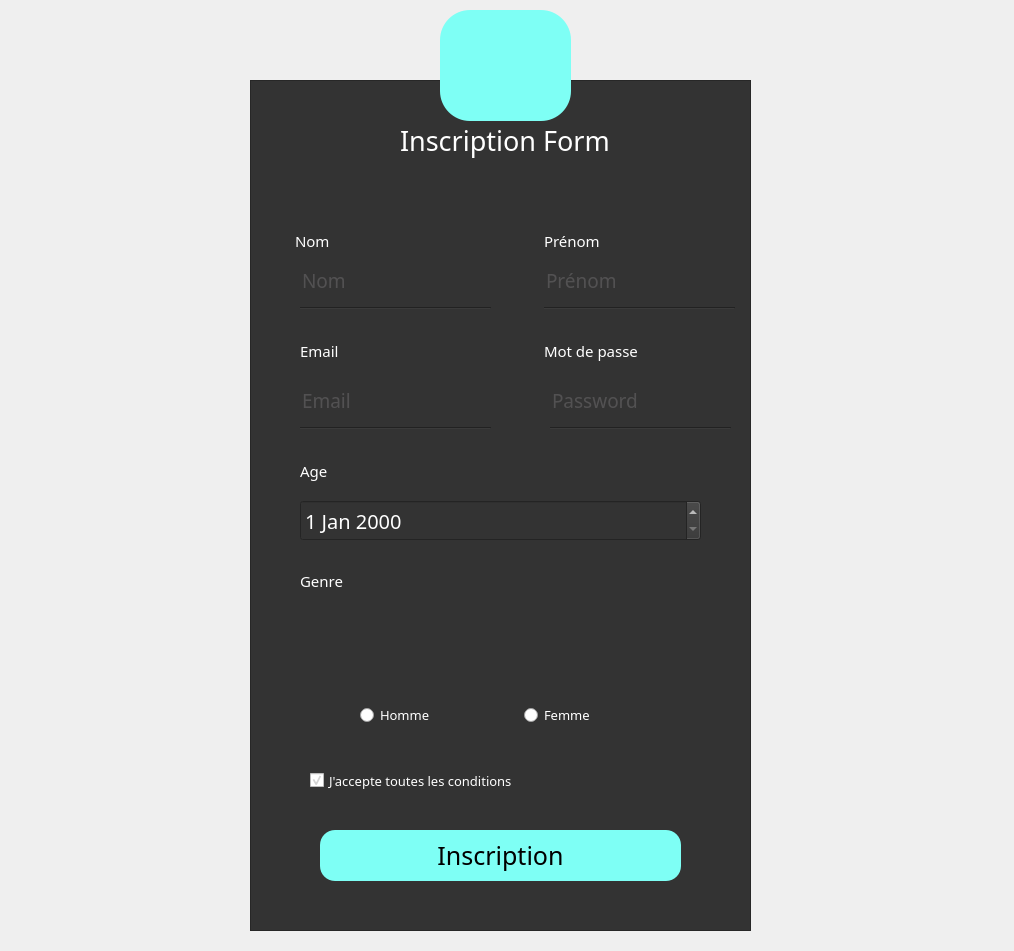
<?xml version="1.0" encoding="UTF-8"?>
<ui version="4.0">
 <class>MainWindow</class>
 <widget class="QMainWindow" name="MainWindow">
  <property name="geometry">
   <rect>
    <x>0</x>
    <y>0</y>
    <width>1014</width>
    <height>951</height>
   </rect>
  </property>
  <property name="minimumSize">
   <size>
    <width>1014</width>
    <height>951</height>
   </size>
  </property>
  <property name="maximumSize">
   <size>
    <width>1014</width>
    <height>951</height>
   </size>
  </property>
  <property name="windowTitle">
   <string>ChatRoom</string>
  </property>
  <property name="windowIcon">
   <iconset resource="img.qrc">
    <normaloff>:/img/img.png</normaloff>:/img/img.png</iconset>
  </property>
  <property name="styleSheet">
   <string notr="true">QFrame
{
	background:#333;
	
	
}
#MainWindow{
background: url(:/img/image.jpg);
}

QPushButton 
{
background:#7efff5;
color:black;
border-radius:15px;
}
QToolButton
{
background:#7efff5;
border-radius:30px;
}
QLabel
{
color:white;
}
QPushButton:hover
{
background:#f19066;
color:black;
border-radius:15px;
}
QLineEdit
{
background:transparent;
border:none;
color:#717072;
border-bottom:1px sold #717072;
}</string>
  </property>
  <widget class="QWidget" name="centralwidget">
   <widget class="QFrame" name="frame">
    <property name="geometry">
     <rect>
      <x>250</x>
      <y>80</y>
      <width>501</width>
      <height>851</height>
     </rect>
    </property>
    <property name="font">
     <font>
      <pointsize>17</pointsize>
     </font>
    </property>
    <property name="frameShape">
     <enum>QFrame::StyledPanel</enum>
    </property>
    <property name="frameShadow">
     <enum>QFrame::Raised</enum>
    </property>
    <widget class="QLabel" name="label">
     <property name="geometry">
      <rect>
       <x>150</x>
       <y>40</y>
       <width>211</width>
       <height>41</height>
      </rect>
     </property>
     <property name="font">
      <font>
       <family>century gothic</family>
       <pointsize>20</pointsize>
       <weight>50</weight>
       <bold>false</bold>
      </font>
     </property>
     <property name="text">
      <string>Inscription Form</string>
     </property>
    </widget>
    <widget class="QPushButton" name="pushButton">
     <property name="geometry">
      <rect>
       <x>70</x>
       <y>750</y>
       <width>361</width>
       <height>51</height>
      </rect>
     </property>
     <property name="font">
      <font>
       <family>Century Gothic</family>
       <pointsize>19</pointsize>
       <weight>50</weight>
       <italic>false</italic>
       <bold>false</bold>
       <underline>false</underline>
       <strikeout>false</strikeout>
      </font>
     </property>
     <property name="cursor">
      <cursorShape>PointingHandCursor</cursorShape>
     </property>
     <property name="text">
      <string>Inscription</string>
     </property>
    </widget>
    <widget class="QLineEdit" name="name_lineEdit">
     <property name="geometry">
      <rect>
       <x>50</x>
       <y>180</y>
       <width>191</width>
       <height>41</height>
      </rect>
     </property>
     <property name="font">
      <font>
       <family>Century Gothic</family>
       <pointsize>14</pointsize>
      </font>
     </property>
     <property name="placeholderText">
      <string>Nom</string>
     </property>
    </widget>
    <widget class="QLineEdit" name="pass_lineEdit">
     <property name="geometry">
      <rect>
       <x>300</x>
       <y>300</y>
       <width>181</width>
       <height>41</height>
      </rect>
     </property>
     <property name="font">
      <font>
       <family>Century Gothic</family>
       <pointsize>14</pointsize>
      </font>
     </property>
     <property name="text">
      <string/>
     </property>
     <property name="echoMode">
      <enum>QLineEdit::Password</enum>
     </property>
     <property name="placeholderText">
      <string>Password</string>
     </property>
    </widget>
    <widget class="QLabel" name="label_2">
     <property name="geometry">
      <rect>
       <x>45</x>
       <y>140</y>
       <width>71</width>
       <height>41</height>
      </rect>
     </property>
     <property name="font">
      <font>
       <family>Century Gothic</family>
       <pointsize>11</pointsize>
      </font>
     </property>
     <property name="text">
      <string>Nom</string>
     </property>
    </widget>
    <widget class="QLabel" name="label_3">
     <property name="geometry">
      <rect>
       <x>294</x>
       <y>250</y>
       <width>111</width>
       <height>41</height>
      </rect>
     </property>
     <property name="font">
      <font>
       <family>Century Gothic</family>
       <pointsize>11</pointsize>
      </font>
     </property>
     <property name="text">
      <string>Mot de passe</string>
     </property>
    </widget>
    <widget class="Line" name="line_2">
     <property name="geometry">
      <rect>
       <x>300</x>
       <y>340</y>
       <width>181</width>
       <height>16</height>
      </rect>
     </property>
     <property name="orientation">
      <enum>Qt::Horizontal</enum>
     </property>
    </widget>
    <widget class="Line" name="line_3">
     <property name="geometry">
      <rect>
       <x>50</x>
       <y>220</y>
       <width>191</width>
       <height>16</height>
      </rect>
     </property>
     <property name="orientation">
      <enum>Qt::Horizontal</enum>
     </property>
    </widget>
    <widget class="QLabel" name="label_4">
     <property name="geometry">
      <rect>
       <x>130</x>
       <y>150</y>
       <width>251</width>
       <height>41</height>
      </rect>
     </property>
     <property name="font">
      <font>
       <family>Century Gothic</family>
       <pointsize>11</pointsize>
      </font>
     </property>
     <property name="styleSheet">
      <string notr="true">color: rgb(255, 0, 0);</string>
     </property>
     <property name="text">
      <string/>
     </property>
    </widget>
    <widget class="QLineEdit" name="prenom_lineEdit">
     <property name="geometry">
      <rect>
       <x>294</x>
       <y>180</y>
       <width>181</width>
       <height>41</height>
      </rect>
     </property>
     <property name="font">
      <font>
       <family>Century Gothic</family>
       <pointsize>14</pointsize>
      </font>
     </property>
     <property name="placeholderText">
      <string>Prénom</string>
     </property>
    </widget>
    <widget class="Line" name="line_4">
     <property name="geometry">
      <rect>
       <x>294</x>
       <y>220</y>
       <width>191</width>
       <height>16</height>
      </rect>
     </property>
     <property name="orientation">
      <enum>Qt::Horizontal</enum>
     </property>
    </widget>
    <widget class="QLabel" name="label_5">
     <property name="geometry">
      <rect>
       <x>294</x>
       <y>140</y>
       <width>71</width>
       <height>41</height>
      </rect>
     </property>
     <property name="font">
      <font>
       <family>Century Gothic</family>
       <pointsize>11</pointsize>
      </font>
     </property>
     <property name="text">
      <string>Prénom</string>
     </property>
    </widget>
    <widget class="Line" name="line_5">
     <property name="geometry">
      <rect>
       <x>50</x>
       <y>340</y>
       <width>191</width>
       <height>16</height>
      </rect>
     </property>
     <property name="orientation">
      <enum>Qt::Horizontal</enum>
     </property>
    </widget>
    <widget class="QLineEdit" name="email_lineEdit">
     <property name="geometry">
      <rect>
       <x>50</x>
       <y>300</y>
       <width>191</width>
       <height>41</height>
      </rect>
     </property>
     <property name="font">
      <font>
       <family>Century Gothic</family>
       <pointsize>14</pointsize>
      </font>
     </property>
     <property name="placeholderText">
      <string>Email</string>
     </property>
    </widget>
    <widget class="QLabel" name="label_6">
     <property name="geometry">
      <rect>
       <x>50</x>
       <y>250</y>
       <width>71</width>
       <height>41</height>
      </rect>
     </property>
     <property name="font">
      <font>
       <family>Century Gothic</family>
       <pointsize>11</pointsize>
      </font>
     </property>
     <property name="text">
      <string>Email</string>
     </property>
    </widget>
    <widget class="QDateEdit" name="dateEdit">
     <property name="geometry">
      <rect>
       <x>50</x>
       <y>420</y>
       <width>401</width>
       <height>41</height>
      </rect>
     </property>
     <property name="font">
      <font>
       <family>Century Gothic</family>
       <pointsize>15</pointsize>
      </font>
     </property>
     <property name="styleSheet">
      <string notr="true">background:#333;
color: rgb(255, 255, 255);</string>
     </property>
    </widget>
    <widget class="QLabel" name="label_8">
     <property name="geometry">
      <rect>
       <x>100</x>
       <y>520</y>
       <width>111</width>
       <height>91</height>
      </rect>
     </property>
     <property name="styleSheet">
      <string notr="true">image: url(:/img/Homme.png);</string>
     </property>
     <property name="text">
      <string/>
     </property>
    </widget>
    <widget class="QLabel" name="label_9">
     <property name="geometry">
      <rect>
       <x>260</x>
       <y>520</y>
       <width>111</width>
       <height>91</height>
      </rect>
     </property>
     <property name="styleSheet">
      <string notr="true">
image: url(:/img/Femme.png);</string>
     </property>
     <property name="text">
      <string/>
     </property>
    </widget>
    <widget class="QLabel" name="label_10">
     <property name="geometry">
      <rect>
       <x>50</x>
       <y>480</y>
       <width>71</width>
       <height>41</height>
      </rect>
     </property>
     <property name="font">
      <font>
       <family>Century Gothic</family>
       <pointsize>11</pointsize>
      </font>
     </property>
     <property name="text">
      <string>Genre</string>
     </property>
    </widget>
    <widget class="QCheckBox" name="checkBox">
     <property name="geometry">
      <rect>
       <x>60</x>
       <y>690</y>
       <width>271</width>
       <height>21</height>
      </rect>
     </property>
     <property name="font">
      <font>
       <family>Century Gothic</family>
       <pointsize>10</pointsize>
      </font>
     </property>
     <property name="cursor">
      <cursorShape>PointingHandCursor</cursorShape>
     </property>
     <property name="styleSheet">
      <string notr="true">color: rgb(255, 255, 255);</string>
     </property>
     <property name="text">
      <string>J'accepte toutes les conditions</string>
     </property>
     <property name="checked">
      <bool>true</bool>
     </property>
    </widget>
    <widget class="QWidget" name="horizontalLayoutWidget">
     <property name="geometry">
      <rect>
       <x>110</x>
       <y>620</y>
       <width>321</width>
       <height>31</height>
      </rect>
     </property>
     <layout class="QHBoxLayout" name="horizontalLayout">
      <item>
       <widget class="QRadioButton" name="radioButton">
        <property name="font">
         <font>
          <family>Century Gothic</family>
          <pointsize>10</pointsize>
         </font>
        </property>
        <property name="cursor">
         <cursorShape>PointingHandCursor</cursorShape>
        </property>
        <property name="styleSheet">
         <string notr="true">color: rgb(255, 255, 255);</string>
        </property>
        <property name="text">
         <string>Homme</string>
        </property>
       </widget>
      </item>
      <item>
       <widget class="QRadioButton" name="radioButton_2">
        <property name="font">
         <font>
          <family>Century Gothic</family>
          <pointsize>10</pointsize>
         </font>
        </property>
        <property name="cursor">
         <cursorShape>PointingHandCursor</cursorShape>
        </property>
        <property name="styleSheet">
         <string notr="true">color: rgb(255, 255, 255);</string>
        </property>
        <property name="text">
         <string>Femme</string>
        </property>
       </widget>
      </item>
     </layout>
    </widget>
    <widget class="QLabel" name="label_11">
     <property name="geometry">
      <rect>
       <x>110</x>
       <y>100</y>
       <width>291</width>
       <height>31</height>
      </rect>
     </property>
     <property name="font">
      <font>
       <family>Century Gothic</family>
       <pointsize>14</pointsize>
      </font>
     </property>
     <property name="styleSheet">
      <string notr="true">color:rgb(0, 255, 0)</string>
     </property>
     <property name="text">
      <string/>
     </property>
    </widget>
    <widget class="QLabel" name="label_12">
     <property name="geometry">
      <rect>
       <x>120</x>
       <y>80</y>
       <width>261</width>
       <height>21</height>
      </rect>
     </property>
     <property name="font">
      <font>
       <family>Century Gothic</family>
       <pointsize>14</pointsize>
      </font>
     </property>
     <property name="styleSheet">
      <string notr="true">color: rgb(255, 0, 0);</string>
     </property>
     <property name="text">
      <string/>
     </property>
    </widget>
   </widget>
   <widget class="QToolButton" name="toolButton">
    <property name="geometry">
     <rect>
      <x>440</x>
      <y>10</y>
      <width>131</width>
      <height>111</height>
     </rect>
    </property>
    <property name="text">
     <string/>
    </property>
    <property name="icon">
     <iconset resource="img.qrc">
      <normaloff>:/img/inscription.png</normaloff>:/img/inscription.png</iconset>
    </property>
    <property name="iconSize">
     <size>
      <width>90</width>
      <height>90</height>
     </size>
    </property>
   </widget>
   <widget class="QLabel" name="label_7">
    <property name="geometry">
     <rect>
      <x>300</x>
      <y>450</y>
      <width>41</width>
      <height>41</height>
     </rect>
    </property>
    <property name="font">
     <font>
      <family>Century Gothic</family>
      <pointsize>11</pointsize>
     </font>
    </property>
    <property name="text">
     <string>Age</string>
    </property>
   </widget>
  </widget>
 </widget>
 <resources>
  <include location="img.qrc"/>
 </resources>
 <connections/>
</ui>
